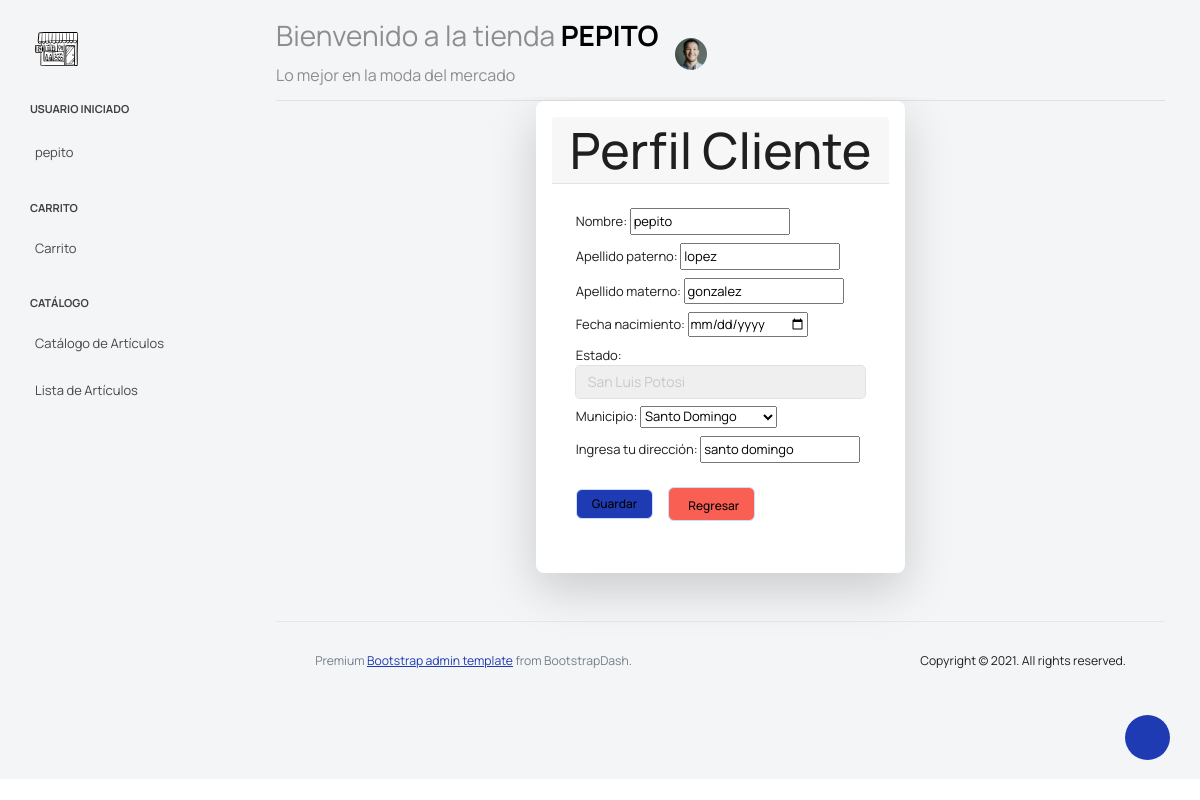
/usuarios/perfil (signed in), run on the app's committed database.
### usuarios/models.py (models this page shows)
class Cliente(models.Model):
    nombre = models.CharField(max_length=150)
    apellido_paterno = models.CharField(max_length=150)
    apellido_materno = models.CharField(max_length=150)
    fecha_nacimiento = models.DateField(blank=True, null=True)
    usuario = models.OneToOneField(User, verbose_name="Usuario", on_delete=models.CASCADE)
    estado = models.ForeignKey("usuarios.Estado", verbose_name="Estado", on_delete=models.DO_NOTHING)
    municipio = models.ForeignKey("usuarios.Municipio", verbose_name="Municipio", on_delete=models.DO_NOTHING)
    direccion = models.CharField(verbose_name="Ingresa tu dirección", max_length=255)
    fecha_registro = models.DateTimeField(auto_now_add=True)
    Carrito = models.ForeignKey("carrito.Carrito", verbose_name="Carrito", on_delete=models.CASCADE, null=True, blank=True)

class Estado(models.Model):
    nombre = models.CharField(max_length=100)
    def __str__(self):
        return self.nombre

class Municipio(models.Model):
    nombre = models.CharField(max_length=100)
    estado = models.ForeignKey("usuarios.Estado", verbose_name="Estado", on_delete=models.DO_NOTHING)
    def __str__(self):
        return self.nombre

### usuarios/views.py (the view)
# urls.py: path('perfil', views.perfil, name='perfil_usuario'),
def perfil(request):
    try:
        administrador = request.user.administrador
        perfil_tipo = 'Administrador'
    except Administrador.DoesNotExist:
        administrador = None
    try:
        cliente = request.user.cliente
        perfil_tipo = 'Cliente'
    except Cliente.DoesNotExist:
        cliente = None
    if request.method == 'POST':
        if administrador:
            form = FormPerfilAdministrador(request.POST, request.FILES, instance=administrador)
        elif cliente:
            form = FormPerfilCliente(request.POST, request.FILES, instance=cliente)
        else:
            return redirect('home')
        if form.is_valid():
            perfil = form.save(commit=False)
            perfil.usuario = request.user
            perfil.save()
            return redirect('home')
    else:
        if administrador and isinstance(administrador, Administrador):
            form = FormPerfilAdministrador(instance=administrador)
        elif cliente and isinstance(cliente, Cliente):
            form = FormPerfilCliente(instance=cliente)
        else:
            return redirect('home')
    context = {
        'form': form,
        'perfil_tipo': perfil_tipo
    }
    return render(request, 'perfil.html', context)

### usuarios/forms.py
class FormPerfilCliente(forms.ModelForm):
    class Meta:
        model = Cliente
        exclude = ['usuario','Carrito']
        widgets = {
            'estado': forms.Select(attrs={'class':'form-control', 'data-url': reverse_lazy('busca_municipios')}),
            'fecha_nacimiento': forms.DateInput(attrs={'type': 'date'})
        }

### usuarios/templates/perfil.html (shortened to what this page needs)
{% extends 'base.html' %}
{% block contenido %}
    <div class="container">
        <div class="row justify-content-center">
            <div class="col-lg-6 col-md-8">
                <div class="card shadow-lg p-3 mb-5 bg-white rounded">
                    <div class="card-header">
                        <h1 class="text-center mb-0">Perfil {{ perfil_tipo }}</h1>
                    </div>
                    <div class="card-body">
                        <form method="post" enctype="multipart/form-data">
                            {{ form.as_p }}
                            <button type="submit" class="btn btn-primary mt-3 float-right">Guardar</button>
                            {% if user and user.cliente %}
                                {% if 'usuarios.permiso_cliente' in perms %}
                                    <a href="{% url 'home' %}" class="btn btn-danger mt-3 float-left"> Regresar</a>
                                {% endif %}
                            {% elif user and user.administrador %}
                                {% if 'usuarios.permiso_administrador' in perms %}
                                    <a href="{% url 'home' %}" class="btn btn-danger mt-3 float-left"><i class="bi bi-pencil"></i> Regresar</a>
                                {% endif %}
                            {% endif %}
                        </form>
                    </div>
                </div>
            </div>
        </div>
    </div>
{% endblock contenido %}

### tienda/templates/base.html (shortened to what this page needs)
{% load static %}
<!DOCTYPE html>
<html lang="en">
<head>
  <link rel="stylesheet" href="https://use.fontawesome.com/releases/v5.5.0/css/all.css">
  <link rel="stylesheet" href="{% static 'css/estilos.css' %}">
  <link rel="stylesheet" href="{% static 'css/feather.css' %}">
  <link rel="stylesheet" href="{% static 'css/materialdesignicons.min.css' %}">
  <link rel="stylesheet" href="{% static 'css/themify-icons.css' %}">
  <link rel="stylesheet" href="{% static 'css/typicons.css' %}">
  <link rel="stylesheet" href="{% static 'css/simple-line-icons.css' %}">
  <link rel="stylesheet" href="{% static 'css/vendor.bundle.base.css' %}">
  <link rel="stylesheet" href="{% static 'js/select.dataTables.min.css' %}">
  <link rel="stylesheet" href="{% static 'css/style.css' %}">
</head>
<body>
  <div class="container-scroller">
    <nav class="navbar default-layout col-lg-12 col-12 p-0 fixed-top d-flex align-items-top flex-row">
      <div class="text-center navbar-brand-wrapper d-flex align-items-center justify-content-start">
        <div>
          {% if user and user.cliente %}
              {% if 'usuarios.permiso_cliente' in perms %}
                  <a href="{% url 'home' %}" class="navbar-brand brand-logo" href="">
                    <img src="{% static 'img/tienda_logo.svg' %}" alt="logo" />
                  </a>
              {% endif %}
          {% elif user and user.administrador %}
              {% if 'usuarios.permiso_administrador' in perms %}
                  <a href="{% url 'home' %}" class="navbar-brand brand-logo" href="">
                    <img src="{% static 'img/tienda_logo.svg' %}" alt="logo" />
                  </a>
              {% endif %}
          {% endif %}
        </div>
      </div>
      <div class="navbar-menu-wrapper d-flex align-items-top">
        <ul class="navbar-nav">
          <li class="nav-item font-weight-semibold d-none d-lg-block ms-0">
            <h1 class="welcome-text">Bienvenido a la tienda <span class="text-black fw-bold">{{user|upper}}</span></h1>
            <h3 class="welcome-sub-text"> Lo mejor en la moda del mercado </h3>
          </li>
        </ul>
          <li class="nav-item dropdown d-none d-lg-block user-dropdown">
            <a class="nav-link" id="UserDropdown" href="#" data-bs-toggle="dropdown" aria-expanded="false">
              <img class="img-xs rounded-circle" src="{% static 'img/face8.jpg' %}" alt="Profile image"> </a>
          </li>
      </div>
    </nav>
    <div class="container-fluid page-body-wrapper">
      <div class="theme-setting-wrapper">
        <div id="settings-trigger"><i class="ti-settings"></i></div>
      </div>
      <nav class="sidebar sidebar-offcanvas" id="sidebar">
        <ul class="nav">
          <li class="nav-item nav-category">Usuario Iniciado</li>
          <li class="nav-item">
            <li class="nav-item">
              <a class="nav-link">{{user}}</a>
            </li>
          </li>
          {% if user and user.cliente %}
              {% if 'usuarios.permiso_cliente' in perms %}
                  {% include 'menu_clientes.html' %}
              {% endif %}
          {% elif user and user.administrador %}
              {% if 'usuarios.permiso_administrador' in perms %}
                  {% include 'menu_administradores.html' %}
              {% endif %}
          {% endif %}
      </nav>
      <div class="main-panel">
        <div class="content-wrapper">
          <div class="row">
            <div class="col-sm-12">
              <div class="home-tab">
                <div class="container">
                  {% block contenido %}
                  {% endblock contenido %}
                </div>
        <footer class="footer">
          <div class="d-sm-flex justify-content-center justify-content-sm-between">
            <span class="text-muted text-center text-sm-left d-block d-sm-inline-block">Premium <a href="https://www.bootstrapdash.com/" target="_blank">Bootstrap admin template</a> from BootstrapDash.</span>
            <span class="float-none float-sm-right d-block mt-1 mt-sm-0 text-center">Copyright © 2021. All rights reserved.</span>
          </div>
        </footer>
      </div>
    </div>
  </div>
</body>
</html>

### static/css/estilos.css (style rules this page uses)
.btn { font-size: 16px; color: white; padding: 7px; border-radius: 3px; }

### data on the page
Cliente: nombre "pepito", apellido_paterno "lopez", apellido_materno "gonzalez", estado "San Luis Potosi", municipio "Santo Domingo", direccion "santo domingo"

### other printed values
{{ user|upper }} "PEPITO"
{{ user }} "pepito"
{{ perfil_tipo }} "Cliente"
